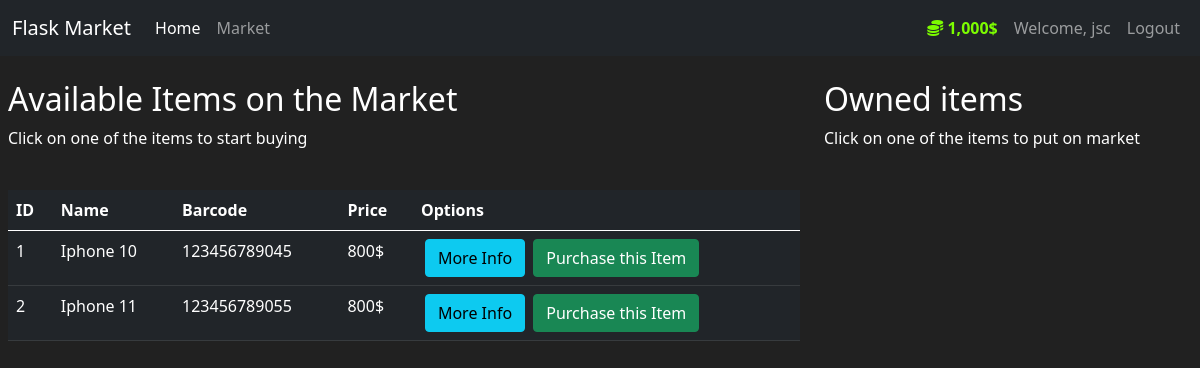
/market (signed in), run on an earlier commit of the app's database.
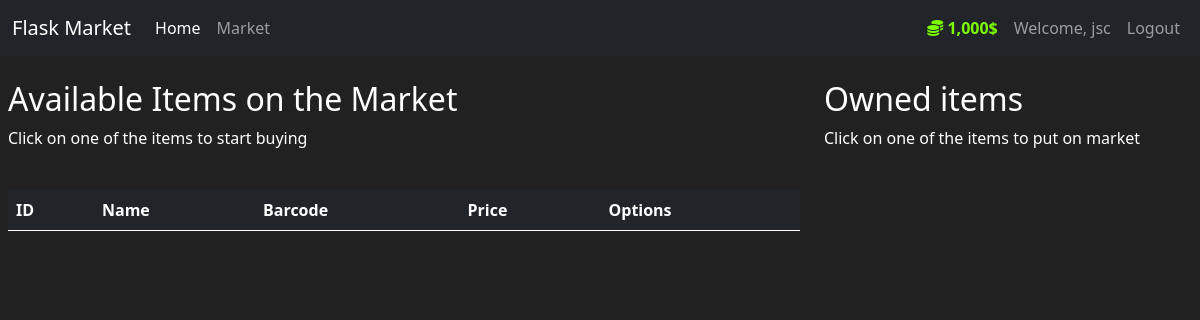
And on a later commit of the database.
### market/models.py (models this page shows, shortened)
class Item(db.Model):
    id = db.Column(db.Integer(), primary_key=True)
    name = db.Column(db.String(length=30), nullable=False, unique=True)
    price = db.Column(db.Integer(),nullable=False)
    barcode = db.Column(db.String(length=12), nullable=False, unique=True)
    description = db.Column(db.String(length=1024), nullable=False, unique=True)
    owner = db.Column(db.Integer(), db.ForeignKey('user.id'))

### market/routes.py (the view, shortened to what this page needs)
@app.route('/market', methods=['GET','POST'])
@login_required
def market_page():
    purchase_form = PurchaseItemForm()
    if request.method == 'GET':
        items = Item.query.filter_by(owner=None)    # Get all elements from table Item without owner
        return render_template('market.html', items=items, purchase_form=purchase_form) #Send data to html

### market/models.py (called while the page is built)
@login_manager.user_loader
def load_user(user_id):
    return User.query.get(int(user_id))

    @property
    def prettier_budget(self):
        if len(str(self.budget)) >= 4:
            return f'{str(self.budget)[:-3]},{str(self.budget)[-3:]}$'
        else:
            return f'{self.budget}$'

### market/templates/market.html (shortened to what this page needs)
{%  extends 'base.html' %}
{% block content %}
    <div class="row">
        <div class="col-8 mt-4">
            <div class="ms-2">
                <h2>Available Items on the Market</h2>
                <p>Click on one of the items to start buying</p>
            </div>
            <br>
            <table class="table table-hover table-dark ms-2">
                <thead>
                    <tr>
                        <th scope="col">ID</th>
                        <th scope="col">Name</th>
                        <th scope="col">Barcode</th>
                        <th scope="col">Price</th>
                        <th scope="col">Options</th>
                    </tr>
                </thead>
                <tbody>
                    {% for item in items %}
                        <tr>
                            <td>{{ item.id }}</td>
                            <td>{{ item.name }}</td>
                            <td>{{ item.barcode }}</td>
                            <td>{{ item.price }}$</td>
                            <td>
                                <button class="btn btn-outline btn-info ms-1" data-bs-toggle="modal" data-bs-target="#Modal-MoreInfo-{{ item.id }}">More Info</button>
                                <button class="btn btn-outline btn-success ms-1" data-bs-toggle="modal" data-bs-target="#Modal-BuyItem-{{ item.id }}">Purchase this Item</button>
                            </td>
                        </tr>
                    {% endfor %}
                </tbody>
            </table>
        </div>
        <div class="col-4 mt-4">
            <div class="ms-2 me-2">
                <h2>Owned items</h2>
                <p>Click on one of the items to put on market</p>
            </div>
        </div>
    </div>
{% endblock %}

What changed in the data, as far as the page shows it:
no longer on this page (row edited): Item: id "1", name "Iphone 10", barcode "123456789045", price "800"
no longer on this page (row edited): Item: id "2", name "Iphone 11", barcode "123456789055", price "800"
